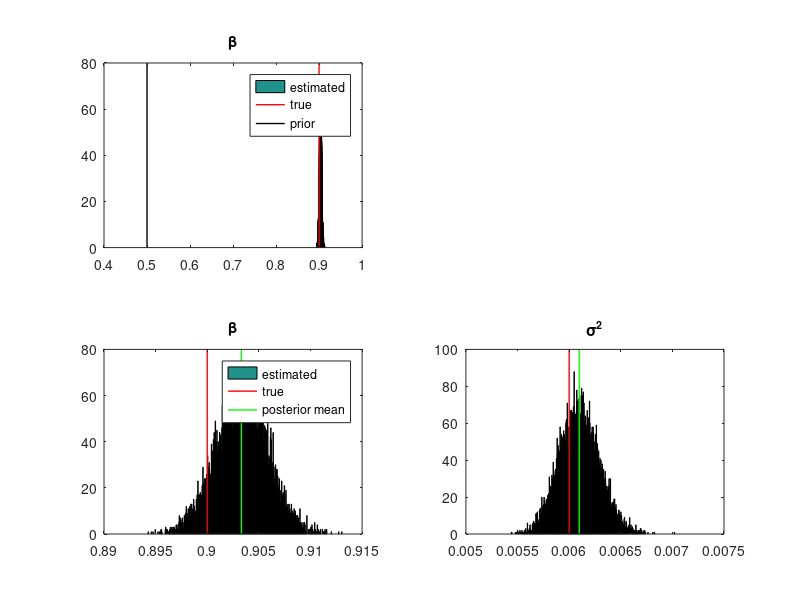

The MATLAB source for this figure:
% Estimate univariate linear regression model with Gibbs sampling

clear;
clc;

% Generate data
% Model
% y_{t} = BETA * x_{t} + v_{t} 
% v_{t} ~ N(0,SIG2)

BETA    = 0.9;
SIG2    = 0.006;
k       = 1;   % # RHS variables
t       = 1000; % sample length
e1      = randn(t,1)*sqrt(SIG2);  %generate errors which are N(0,SIG2)
y       = zeros(t,1);
x       = randn(t,1);   %explanatory variable: i.i.d. draws from N(0,1)

%compute the dependent variable
for j=1:t
    y(j) = x(j,:)*BETA + e1(j);
end

% OLS estimation (for comparison)

bols    = inv(x'*x)*(x'*y);
sigols  = ((y-x*bols)'*(y-x*bols))/(t-k);

% BAYESIAN ESTIMATION
% Set priors for distribution of beta and sigma
% Assume    beta0 ~ N(b0,P0)
%           1/sig20 ~ G(t0,R0) where G is the Gamma distribution

b0 = 0.5;     % mean of prior distribution for beta
P0 = 10;      % variance of prior distribution for beta

% plot prior for beta
z1 = 0:0.01:1;
pn = normpdf(z1,b0,P0);
%plot(z1,pn)

t0 = 0;   % prior shape parameter for sigma
R0 = 0;   % prior scale parameter for sigma: zero implies a "flat" prior 
          % i.e. no prior information

% Set parameters for Gibbs sampler
nburn   = 90000;   % burn-in period: draws are discarded
nkeep   = 10000;   % numbers of draws on which inference will be based
n       = nkeep+nburn;  % total number of Gibbs sampling iterations

sig2    = 1;    % starting value for Gibbs sampler

Beta    = zeros(nkeep,k);
Sig2    = zeros(nkeep,1);

for iter=1:n
    
    % generate a draw for beta conditional on sig2
    P1  = inv( inv(P0) + (1/sig2)*(x'*x) );
    b1  = P1*(inv(P0)*b0 + (1/sig2)*(x'*y));
    % reject unstable draws
%     chk = -1;
%     while chk<1
    beta = b1 + chol(P1)*randn(k,1);
%         if beta<1 
%            chk=1; 
%         end
%     end
    
    % generate a draw for sig2 conditional on beta
    t1      = t0+t;
    R1      = R0+(y-x*beta)'*(y-x*beta);
    shpe    = t1;
    scle    = 1/(R1);  
    sig2inv = gamrnd(shpe,scle,1,1);
    sig2    = 1/sig2inv;
    
%     z = randn(t1,1);
%     a = z'*z;
%     sig2 = R1/a;
    
    if iter>nburn
        Beta(iter-nburn,:)  = beta;
        Sig2(iter-nburn,:)  = sig2;
    end
end

figure(1)
dim1 = 2;
dim2 = 2;
nbins = 500;

subplot(dim1,dim2,1)
hist(Beta,nbins)
title('\beta')
v=axis;
axis([0.4 1 v(3) v(4)])
line(BETA*ones(1,2),[v(3) v(4)],'Linewidth',1,'Color','r')
line(b0*ones(1,2),[v(3) v(4)],'Linewidth',1,'Color','k')
legend('estimated','true','prior')

subplot(dim1,dim2,3)
hist(Beta,nbins)
title('\beta')
v=axis;
line(BETA*ones(1,2),[v(3) v(4)],'Linewidth',1,'Color','r')
line(mean(Beta)*ones(1,2),[v(3) v(4)],'Linewidth',1,'Color','g')
legend('estimated','true','posterior mean')

subplot(dim1,dim2,4)
hist(Sig2,nbins)
title('\sigma^{2}')
v = axis;
line(SIG2*ones(1,2),[v(3) v(4)],'Linewidth',1,'Color','r')
line(mean(Sig2)*ones(1,2),[v(3) v(4)],'Linewidth',1,'Color','g')

